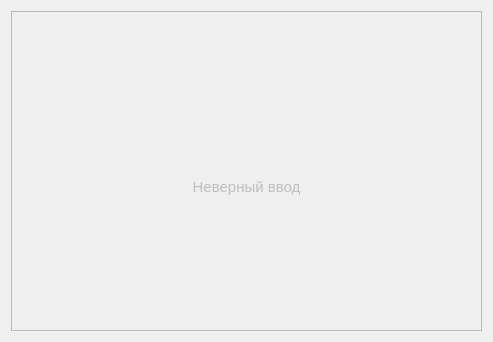
<?xml version="1.0" encoding="UTF-8"?>
<ui version="4.0">
 <class>Form</class>
 <widget class="QWidget" name="Form">
  <property name="geometry">
   <rect>
    <x>0</x>
    <y>0</y>
    <width>493</width>
    <height>342</height>
   </rect>
  </property>
  <property name="windowTitle">
   <string>Form</string>
  </property>
  <layout class="QGridLayout" name="gridLayout">
   <item row="0" column="0">
    <widget class="QTextEdit" name="textEdit">
     <property name="enabled">
      <bool>false</bool>
     </property>
     <property name="html">
      <string>&lt;!DOCTYPE HTML PUBLIC &quot;-//W3C//DTD HTML 4.0//EN&quot; &quot;http://www.w3.org/TR/REC-html40/strict.dtd&quot;&gt;
&lt;html&gt;&lt;head&gt;&lt;meta name=&quot;qrichtext&quot; content=&quot;1&quot; /&gt;&lt;meta charset=&quot;utf-8&quot; /&gt;&lt;style type=&quot;text/css&quot;&gt;
p, li { white-space: pre-wrap; }
hr { height: 1px; border-width: 0; }
li.unchecked::marker { content: &quot;\2610&quot;; }
li.checked::marker { content: &quot;\2612&quot;; }
&lt;/style&gt;&lt;/head&gt;&lt;body style=&quot; font-family:'Ubuntu'; font-size:11pt; font-weight:400; font-style:normal;&quot;&gt;
&lt;p align=&quot;center&quot; style=&quot;-qt-paragraph-type:empty; margin-top:0px; margin-bottom:0px; margin-left:0px; margin-right:0px; -qt-block-indent:0; text-indent:0px;&quot;&gt;&lt;br /&gt;&lt;/p&gt;
&lt;p align=&quot;center&quot; style=&quot;-qt-paragraph-type:empty; margin-top:0px; margin-bottom:0px; margin-left:0px; margin-right:0px; -qt-block-indent:0; text-indent:0px;&quot;&gt;&lt;br /&gt;&lt;/p&gt;
&lt;p align=&quot;center&quot; style=&quot;-qt-paragraph-type:empty; margin-top:0px; margin-bottom:0px; margin-left:0px; margin-right:0px; -qt-block-indent:0; text-indent:0px;&quot;&gt;&lt;br /&gt;&lt;/p&gt;
&lt;p align=&quot;center&quot; style=&quot;-qt-paragraph-type:empty; margin-top:0px; margin-bottom:0px; margin-left:0px; margin-right:0px; -qt-block-indent:0; text-indent:0px;&quot;&gt;&lt;br /&gt;&lt;/p&gt;
&lt;p align=&quot;center&quot; style=&quot;-qt-paragraph-type:empty; margin-top:0px; margin-bottom:0px; margin-left:0px; margin-right:0px; -qt-block-indent:0; text-indent:0px;&quot;&gt;&lt;br /&gt;&lt;/p&gt;
&lt;p align=&quot;center&quot; style=&quot;-qt-paragraph-type:empty; margin-top:0px; margin-bottom:0px; margin-left:0px; margin-right:0px; -qt-block-indent:0; text-indent:0px;&quot;&gt;&lt;br /&gt;&lt;/p&gt;
&lt;p style=&quot;-qt-paragraph-type:empty; margin-top:0px; margin-bottom:0px; margin-left:0px; margin-right:0px; -qt-block-indent:0; text-indent:0px;&quot;&gt;&lt;br /&gt;&lt;/p&gt;
&lt;p style=&quot;-qt-paragraph-type:empty; margin-top:0px; margin-bottom:0px; margin-left:0px; margin-right:0px; -qt-block-indent:0; text-indent:0px;&quot;&gt;&lt;br /&gt;&lt;/p&gt;
&lt;p style=&quot;-qt-paragraph-type:empty; margin-top:0px; margin-bottom:0px; margin-left:0px; margin-right:0px; -qt-block-indent:0; text-indent:0px;&quot;&gt;&lt;br /&gt;&lt;/p&gt;
&lt;p align=&quot;center&quot; style=&quot; margin-top:0px; margin-bottom:0px; margin-left:0px; margin-right:0px; -qt-block-indent:0; text-indent:0px;&quot;&gt;Неверный ввод&lt;/p&gt;&lt;/body&gt;&lt;/html&gt;</string>
     </property>
    </widget>
   </item>
  </layout>
 </widget>
 <resources/>
 <connections/>
</ui>
